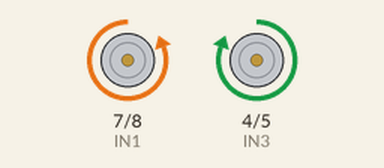
Bench run of a sketch on a simulated Arduino Uno, built with avr-gcc and run on an emulated ATmega328P. On the bench: motor-driver pin pairs drawn as motors (green arrow = first pin HIGH = forward, orange = second pin HIGH = backward, longer = more drive, scaled by the enable pin).

Above: at 1.0 s.
At 3.0 s:
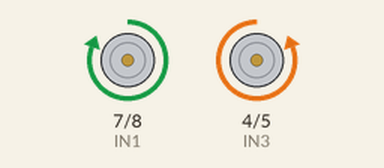
At 5.0 s:
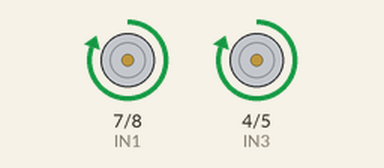
At 7.0 s:
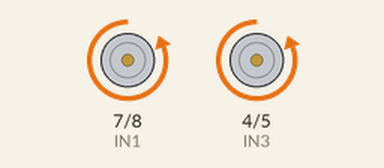
Timing chart, 0 to 10.4 s (numbered marks = the images above):
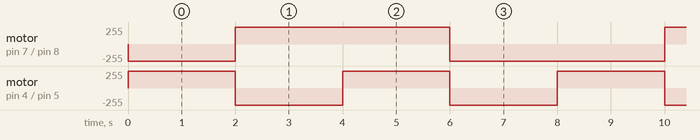

Measured:
- by itself, motor on pin 7 (IN1) / pin 8 (IN2): repeats every 8.0 s: forward 255/255 4.0 s, backward 255/255 4.0 s
- by itself, motor on pin 4 (IN3) / pin 5 (IN4): alternates forward 255/255 for 2.0 s and backward 255/255 for 2.0 s

The sketch:

Motores.ino
```cpp
#define IN1 7
#define IN2 8
#define IN3 4
#define IN4 5
#define EN 6
#define EN2 3

void setup() {
  pinMode(IN2, OUTPUT);
  pinMode(IN1, OUTPUT);
  pinMode(IN4, OUTPUT);
  pinMode(IN3, OUTPUT);
  pinMode(EN, OUTPUT);
  pinMode(EN2, OUTPUT);
  digitalWrite(EN, HIGH);
  digitalWrite(EN2, HIGH);
}

void loop() {
  adelante();
  delay(2000);
  atras();
  delay(2000);
  izquierda();
  delay(2000);
  derecha();
  delay(2000);
}

void derecha(){
  digitalWrite(IN1, LOW);
  digitalWrite(IN2, HIGH);
  digitalWrite(IN3, LOW);
  digitalWrite(IN4, HIGH);
}

void izquierda(){
  digitalWrite(IN1, HIGH);
  digitalWrite(IN2, LOW);
  digitalWrite(IN3, HIGH);
  digitalWrite(IN4, LOW);
}

void adelante(){
  digitalWrite(IN1, LOW);
  digitalWrite(IN2, HIGH);
  digitalWrite(IN3, HIGH);
  digitalWrite(IN4, LOW);
}

void atras(){
  digitalWrite(IN1, HIGH);
  digitalWrite(IN2, LOW);
  digitalWrite(IN3, LOW);
  digitalWrite(IN4, HIGH);
}

void freno(){
  digitalWrite(IN1, LOW);
  digitalWrite(IN2, LOW);
  digitalWrite(IN3, LOW);
  digitalWrite(IN4, LOW);
}
```
